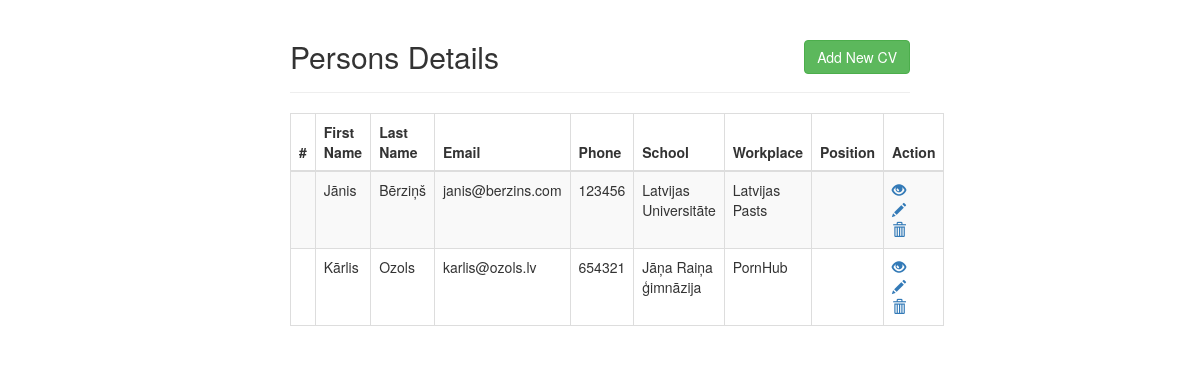
The page / on the database its author committed.
### tables this page shows
CREATE TABLE `persons` (
  `personid` int(5) NOT NULL,
  `name` varchar(100) NOT NULL,
  `surname` varchar(100) NOT NULL,
  `phone` varchar(10) NOT NULL,
  `email` varchar(100) NOT NULL
);

CREATE TABLE `schools` (
  `schoolid` int(5) NOT NULL,
  `title` varchar(100) NOT NULL,
  `faculty` varchar(100) NOT NULL,
  `level` varchar(100) NOT NULL
);

CREATE TABLE `workplace` (
  `workplaceid` int(5) NOT NULL,
  `company` varchar(100) NOT NULL
);

### index.php (the view, shortened to what this page needs)
<!DOCTYPE html>
<html lang="en">
<head>
    <link rel="stylesheet" href="https://maxcdn.bootstrapcdn.com/bootstrap/3.3.7/css/bootstrap.css">
</head>
<body>
    <div class="wrapper">
        <div class="container-fluid">
            <div class="row">
                <div class="col-md-12">
                    <div class="page-header clearfix">
                        <h2 class="pull-left">Persons Details</h2>
                        <a href="create.php" class="btn btn-success pull-right">Add New CV</a>
                    </div>
                    <?php
                    require_once "config.php";
                    $sql = "SELECT persons.name, persons.surname, persons.email, persons.phone, schools.title, workplace.company, persjoinwork.position FROM persons join persjoinedu on persons.personid=persjoinedu.persid join schools on persjoinedu.eduid=schools.schoolid join persjoinwork on persons.personid=persjoinwork.persid join workplace on persjoinwork.workid=workplace.workplaceid";
                    if($result = mysqli_query($conn, $sql)){
                        if(mysqli_num_rows($result) > 0){
                            echo "<table class='table table-bordered table-striped'>";
                                echo "<thead>";
                                    echo "<tr>";
                                        echo "<th>#</th>";
                                        echo "<th>First Name</th>";
                                        echo "<th>Last Name</th>";
                                        echo "<th>Email</th>";
                                        echo "<th>Phone</th>";
					echo "<th>School</th>";
					echo "<th>Workplace</th>";
					echo "<th>Position</th>";
					echo "<th>Action</th>";
                                    echo "</tr>";
                                echo "</thead>";
                                echo "<tbody>";
                                while($row = mysqli_fetch_array($result)){
                                    echo "<tr>";
                                        echo "<td>" . $row['id'] . "</td>";
                                        echo "<td>" . $row['name'] . "</td>";
                                        echo "<td>" . $row['surname'] . "</td>";
                                        echo "<td>" . $row['email'] . "</td>";
                                        echo "<td>" . $row['phone'] . "</td>";
                                        echo "<td>" . $row['title'] . "</td>";
					echo "<td>" . $row['company'] . "</td>";
					echo "<td>" . $row['position'] . "</td>";
 					echo "<td>";
                                            echo "<a href='read.php?id=". $row['id'] ."' title='View Record' data-toggle='tooltip'><span class='glyphicon glyphicon-eye-open'></span></a>";
                                            echo "<a href='update.php?id=". $row['id'] ."' title='Update Record' data-toggle='tooltip'><span class='glyphicon glyphicon-pencil'></span></a>";
                                            echo "<a href='delete.php?id=". $row['id'] ."' title='Delete Record' data-toggle='tooltip'><span class='glyphicon glyphicon-trash'></span></a>";
                                        echo "</td>";
                                    echo "</tr>";
                                }
                                echo "</tbody>";
                            echo "</table>";
                        } else{
                            echo "<p class='lead'><em>No records were found.</em></p>";
                        }
                    } else{
                        echo "ERROR: Could not able to execute $sql. " . mysqli_error($conn);
                    }
                    ?>
                </div>
            </div>
        </div>
    </div>
</body>
</html>

### index.php (style rules this page uses)
.wrapper { width: 650px; margin: 0 auto; }
.page-header h2 { margin-top: 0; }
table tr td:last-child a { margin-right: 15px; }

### rows shown on the page
persons: name "Jānis", surname "Bērziņš", email "janis@berzins.com", phone "123456", schools.title "Latvijas Universitāte", workplace.company "Latvijas Pasts"
persons: name "Kārlis", surname "Ozols", email "karlis@ozols.lv", phone "654321", schools.title "Jāņa Raiņa ģimnāzija", workplace.company "PornHub"
